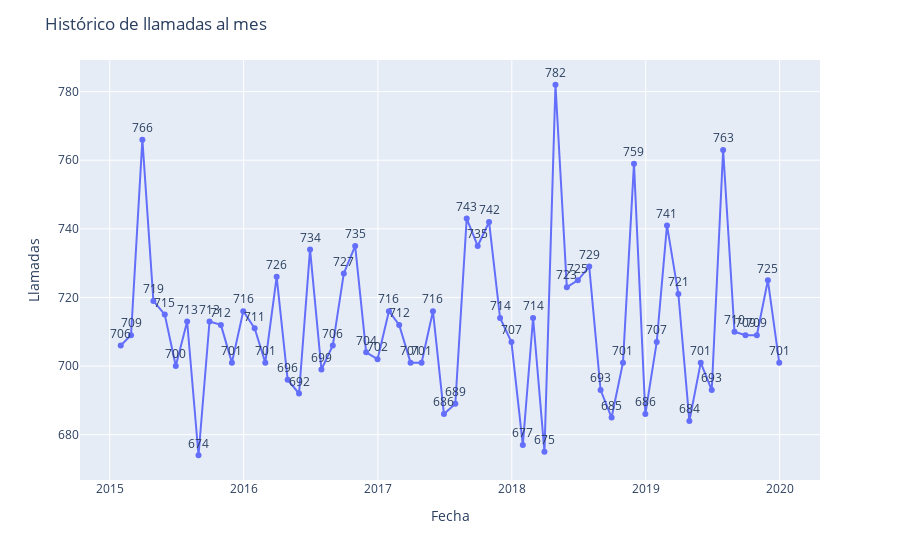

Write notebook code for a chart like this one.
### Code cell
fig=px.line(data_frame=date,
            x='date',
            y='id',
            text='id', #esto es para pone etiquetas de datos a cada punto (en este caso, el conteo que aparece en la columna denominada id)
            labels=dict(date='Fecha',
                        id='Llamadas')
            )
fig.update_traces(textposition = "top center") #para que las etiquetas de datos aparezcan arriba de cada punto (top) y en el centro.
fig.update_layout(title='Histórico de llamadas al mes',
                  legend = dict(yanchor = "top",
														    y = 0.99,
														    xanchor = "right",
														    x = 0.75))
fig.show()

### Figure 1 — Plotly figure (JSON) as saved in the notebook; plotly's stock layout.template omitted (floating-point values rounded to 4 significant figures)
{"data": [{"hovertemplate": "Fecha=%{x}<br>Llamadas=%{text}<extra></extra>", "legendgroup": "", "line": {"color": "#636efa", "dash": "solid"}, "marker": {"symbol": "circle"}, "mode": "lines+markers+text", "name": "", "orientation": "v", "showlegend": false, "text": [706, 709, 766, 719, 715, 700, 713, 674, 713, 712, 701, 716, 711, 701, 726, 696, 692, 734, 699, 706, 727, 735, 704, 702, 716, 712, 701, 701, 716, 686, 689, 743, 735, 742, 714, 707, 677, 714, 675, 782, 723, 725, 729, 693, 685, 701, 759, 686, 707, 741, 721, 684, 701, 693, 763, 710, 709, 709, 725, 701], "textposition": "top center", "type": "scatter", "x": ["2015-01-31T00:00:00", "2015-02-28T00:00:00", "2015-03-31T00:00:00", "2015-04-30T00:00:00", "2015-05-31T00:00:00", "2015-06-30T00:00:00", "2015-07-31T00:00:00", "2015-08-31T00:00:00", "2015-09-30T00:00:00", "2015-10-31T00:00:00", "2015-11-30T00:00:00", "2015-12-31T00:00:00", "2016-01-31T00:00:00", "2016-02-29T00:00:00", "2016-03-31T00:00:00", "2016-04-30T00:00:00", "2016-05-31T00:00:00", "2016-06-30T00:00:00", "2016-07-31T00:00:00", "2016-08-31T00:00:00", "2016-09-30T00:00:00", "2016-10-31T00:00:00", "2016-11-30T00:00:00", "2016-12-31T00:00:00", "2017-01-31T00:00:00", "2017-02-28T00:00:00", "2017-03-31T00:00:00", "2017-04-30T00:00:00", "2017-05-31T00:00:00", "2017-06-30T00:00:00", "2017-07-31T00:00:00", "2017-08-31T00:00:00", "2017-09-30T00:00:00", "2017-10-31T00:00:00", "2017-11-30T00:00:00", "2017-12-31T00:00:00", "2018-01-31T00:00:00", "2018-02-28T00:00:00", "2018-03-31T00:00:00", "2018-04-30T00:00:00", "2018-05-31T00:00:00", "2018-06-30T00:00:00", "2018-07-31T00:00:00", "2018-08-31T00:00:00", "2018-09-30T00:00:00", "2018-10-31T00:00:00", "2018-11-30T00:00:00", "2018-12-31T00:00:00", "2019-01-31T00:00:00", "2019-02-28T00:00:00", "2019-03-31T00:00:00", "2019-04-30T00:00:00", "2019-05-31T00:00:00", "2019-06-30T00:00:00", "2019-07-31T00:00:00", "2019-08-31T00:00:00", "2019-09-30T00:00:00", "2019-10-31T00:00:00", "2019-11-30T00:00:00", "2019-12-31T00:00:00"], "xaxis": "x", "y": [706, 709, 766, 719, 715, 700, 713, 674, 713, 712, 701, 716, 711, 701, 726, 696, 692, 734, 699, 706, 727, 735, 704, 702, 716, 712, 701, 701, 716, 686, 689, 743, 735, 742, 714, 707, 677, 714, 675, 782, 723, 725, 729, 693, 685, 701, 759, 686, 707, 741, 721, 684, 701, 693, 763, 710, 709, 709, 725, 701], "yaxis": "y"}], "layout": {"legend": {"tracegroupgap": 0, "x": 0.75, "xanchor": "right", "y": 0.99, "yanchor": "top"}, "margin": {"t": 60}, "title": {"text": "Histórico de llamadas al mes"}, "xaxis": {"anchor": "y", "domain": [0, 1], "title": {"text": "Fecha"}}, "yaxis": {"anchor": "x", "domain": [0, 1], "title": {"text": "Llamadas"}}}}
